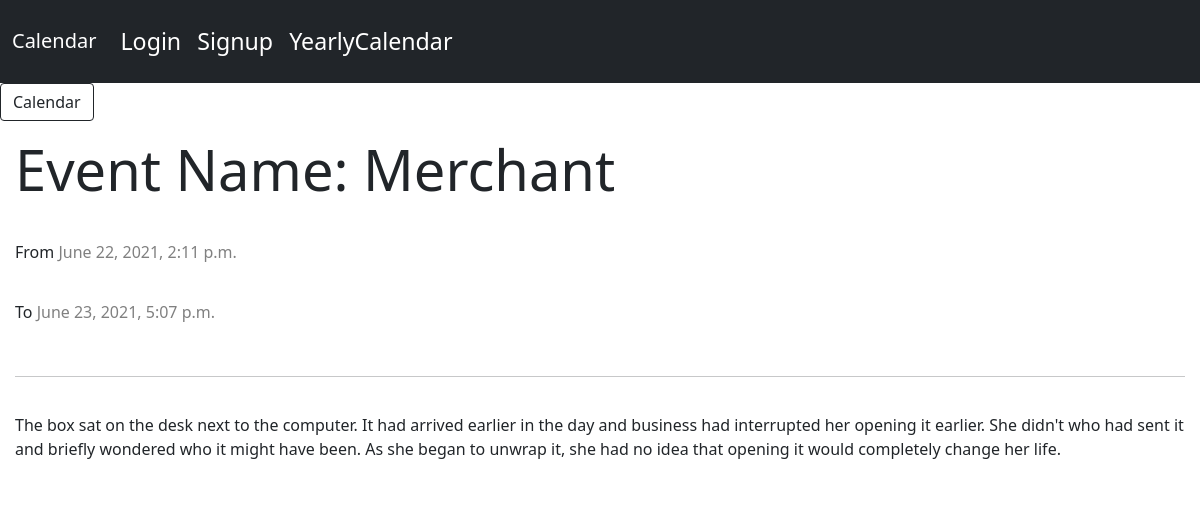
Screenshot of /event_detail/4/ with the database file from the repository.
### app/models.py (models this page shows, shortened)
class Event(models.Model):
    user = models.ForeignKey(User, on_delete=models.CASCADE)
    title = models.CharField(max_length=200)
    description = models.TextField()
    start_time = models.DateTimeField()
    end_time = models.DateTimeField()

### app/views.py (the view)
# urls.py: path('event_detail/<int:event_id>/', views.event_details, name='event_detail'),
def event_details(request, event_id):
    event = Event.objects.get(id=event_id)
    context = {
        'event': event,
    }
    return render(request, 'event_detail.html', context)

### templates/event_detail.html
{% extends 'base.html' %}
{% load static %}
{% block content %}
<a class="btn btn-outline-dark" href="{% url 'app:calendar' %}"> Calendar </a>
<div class="clearfix">
        <h1 class="display-4">Event Name: {{ event.title }}</h1><br>
        <p>From <span style="color: gray;">{{ event.start_time }}</span></p>
        <p> To <span style="color: gray;">{{ event.end_time }}</span></p>
        <hr>
        <p>{{ event.description }}</p>
    </div>
{% endblock %}

### templates/base.html (shortened to what this page needs)
<!doctype html>
{% load static %}
<html lang="en">
<head>
  <link href="https://cdn.jsdelivr.net/npm/bootstrap@5.0.1/dist/css/bootstrap.min.css" rel="stylesheet">
  {% block head %}
    <link rel="stylesheet" href="{% static 'css/style.css' %}">
    <link href="https://cdn.jsdelivr.net/npm/bootstrap@5.0.1/dist/css/bootstrap.min.css" rel="stylesheet">
  {% endblock %}
</head>
<body>
 <nav class="navbar navbar-expand-md navbar-dark bg-dark py-3">
  <div class="container-fluid">
    <a class="navbar-brand" href="{% url 'app:base' %}">
      <div class="navbar-first">
        Calendar
      </div>
    </a>
    <div class="collapse navbar-collapse" id="navbarSupportedContent">
      <ul class="navbar-nav me-auto mb-2 mb-lg-0">
        {% if user.is_authenticated %}
        <li class="nav-item">
          <a class="nav-link active" aria-current="page" href="{% url 'app:logout' %}">Logout</a>
        </li>
        {% else %}
        <li class="nav-item">
          <a class="nav-link active" aria-current="page" href="{% url 'app:login' %}">Login</a>
        </li>
        <li class="nav-item">
          <a class="nav-link active" aria-current="page" href="{% url 'app:register' %}">Signup</a>
        </li>
        {% endif %}
        <li class="nav-item">
          <a class="nav-link active" aria-current="page" href="{% url 'app:ycalendar' %}">YearlyCalendar</a>
        </li>
      </ul>
      </div>
      </div>
      </nav>
      {% block content %}{% endblock %}
</body>
</html>

### static/css/style.css (style rules this page uses)
.navbar { font-size: 1.45em; display: grid; grid-template-columns: 100% 100% 100% 100%; }
.navbar-brand { font-size: 1.5em; text-decoration: none; }
.nav-item { transition: all 1s; }
.btn { outline: none; color: black; background-color: transparent; box-shadow: 0 0 0 0; }
.clearfix { margin: 15px; display: grid; grid-template-columns: auto;; grid-template-rows: 40px; grid-gap: 20px }
ul { height: 100%; padding: 0px 5px 0px 20px; }
a { color: #17a2b8; }

### rows the page displays
Event: title "Merchant", start_time "June 22, 2021, 2:11 p.m.", end_time "June 23, 2021, 5:07 p.m.", description "The box sat on the desk next to the computer. It had arrived earlier in the day and business had interrupted her opening it earlier. She didn't who had sent it and briefly wondered who it might have been. As she began to unwrap it, she had no idea that opening it would completely change her life."
